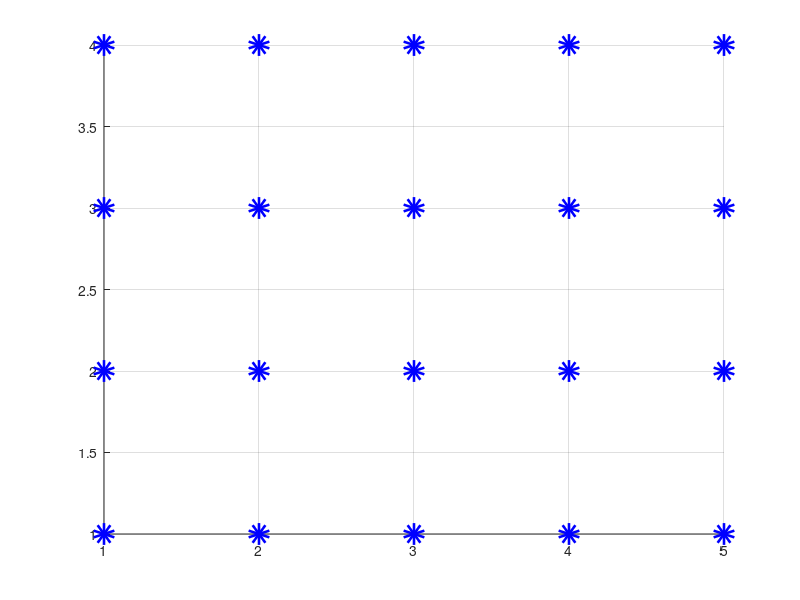

Source code (MATLAB): (Note: this script raises an error after producing the figure.)
clear;
clc;
close all;

numPlayers = input('Number of Players? ');

nRows = 4;
nCols = 5;

lineMatrix = zeros(nRows, nCols, 2);
scoreMatrix = zeros(nRows-1, nCols-1);

playerTurn = 0;
scoredPreviousTurn = 0;

figure();
grid on;
hold on;

playerColour = ['k','r','g'];

for i = 1:nRows
    for j = 1:nCols
        plot(j,i,'ob','LineWidth',10) 
    end
end

while(1)
    
    % Current Player
    if(scoredPreviousTurn == 0)
        playerTurn = playerTurn + 1;
    else
        scoredPreviousTurn = 0;
    end
    
    if(playerTurn > numPlayers)
        playerTurn = 1;
    end
    disp(["Player " + playerTurn + " turn:"])

    validInput = 0;
    while(validInput == 0)
        x1 = input('x1: ');
        y1 = input('y1: ');
        x2 = input('x2: ');
        y2 = input('y2: ');

        % Check to see if valid line
        if(x1 <= nCols && x2 <= nCols && y1 <= nRows && y2 <= nRows && ...
                sqrt((x2-x1)^2 + (y2-y1)^2) == 1)

            % Check to see if occupied line
            if(x1 == x2 && lineMatrix(min(y1,y2),x1,2) < 1 ) 
                lineMatrix(min(y1,y2),x1,2) = playerTurn;
                validInput = 1;
                plot([x1 x2], [y1 y2],playerColour(playerTurn), 'LineWidth',10)
            elseif(y1 == y2 && lineMatrix(y1,min(x1,x2),1) < 1 )
                lineMatrix(y1,min(x1,x2),1) = playerTurn;
                validInput = 1;
                plot([x1 x2], [y1 y2],playerColour(playerTurn), 'LineWidth',10)
            else
                disp('Line already occupied')
            end

        else
            disp('Invalid input')
        end

    end

    % Check to see if complete square and increase score
    for i = 1:nRows-1    
        for j = 1:nCols-1     
            if(lineMatrix(i,j,1) > 0 && lineMatrix(i,j,2) > 0 ...
                    && lineMatrix(i+1,j,1) > 0 && lineMatrix(i,j+1,2) > 0 && scoreMatrix(i,j) == 0)
                scoreMatrix(i,j) = playerTurn;
                scoredPreviousTurn = 1; 
                plot(j+0.5, i+0.5, 'x','LineWidth',10, 'Color' ,playerColour(playerTurn)) 
            end 
        end
    end  
end
